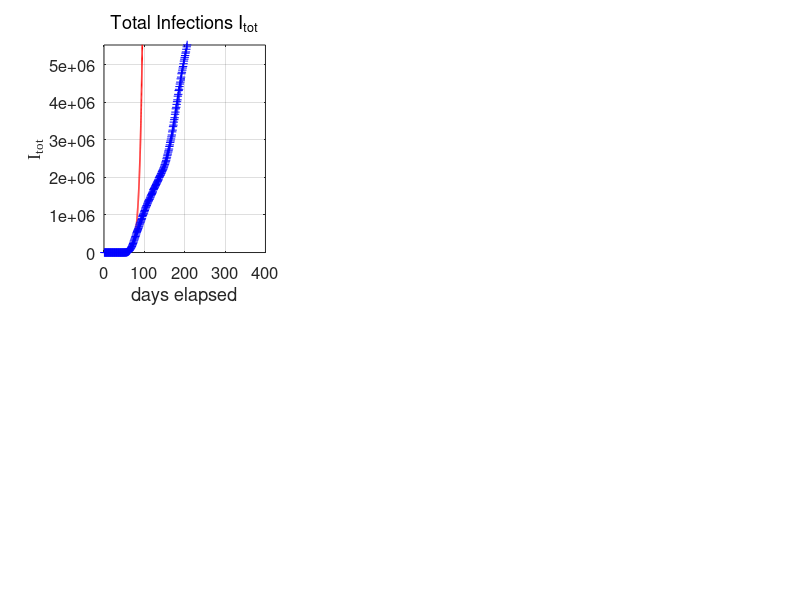

Write the MATLAB code that produced this figure. (Note: this script raises an error after producing the figure.)
% covid19USA.m

% Revised:  2020 05 16

% Mathemtatical model for the spread of the covid19 virus
% Model for AUSTRALIAL spread of virus
% Data from https://www.worldometers.info/coronavirus/
% Date file:  covid19.mat  variable covid19
% Model specified by the variables in the INPUT SECTION of the Script

% DOING PHYSICS WITH MATLAB: 
%   http://www.physics.usyd.edu.au/teach_res/mp/mphome.htm
% Documentation
%   http://www.physics.usyd.edu.au/teach_res/mp/doc/sird19EA.htm
% Download Scripts
%   http://www.physics.usyd.edu.au/teach_res/mp/mscripts/

% Ian Cooper
% email: matlabvisualphysics@gmail.com
% Matlab 2019b

% Populations: Data d / Model
% Susceptible individuals:  Sd  S
% Active infections (currently infected);  Id  I
% Removed Rm
% Recovered:  Rd  R
% Dead:  Dd  D


close all
clear
clc

global Imax Rmax Dmax ITmax Smax

% DATA  ===============================================================
load('covid19.mat')
Ndays  = length(covid19(:,1));    

% save covid19.mat covid19

% DATA: variable covid19
% Col 1: World   Id   Currently Infected Cases
% Col 2: World   Rd   Recovered
% Col 3: World   Dd   Deaths

% Data for China with Script svr19CHINA.m
% Col 4: China   Total infected cases
% Col 5: China   Currently Infected Cases
% Col 6: China   Deaths
% Col 7: USA     Total infected cases
% Col 8: USA     Currently infected cases
% Col 9: USA     Deaths
% Col 10: AUST     Total infected cases
% Col 11: AUST     Currently infected cases
% Col 12: AUST     Deaths
% Col 13: IND     Total infected cases
% Col 14: IND     Currently infected cases
% Col 15: IND     Deaths

% DATA: Id Rd Dd / Number of data days for COVID19  
  Idtot  = covid19(1:Ndays,7);
  Id     = covid19(1:Ndays,8);
  Dd     = covid19(1:Ndays,9);  
     
  Rd = Idtot - Id - Dd;
  Idmax = max(Id);
  Rdmax = max(Rd);
  Ddmax = max(Dd);
  ITdmax = max(Idtot);

% MODEL INPUT PARAMETERS  ============================================
% Model: number of time steps 
  num = 5000;
% Maximum number of days for model   [200]
  tMax = 200;

% Initial number of infections   [0.004] 
  I = zeros(num,1);
  I(1) = 1.5e-6;
% Adjustable model parameters  
% S --> I  [0.38] 
  a = 0.19;
% I --> Rm  [0.036]
  b = 0.015;

% Population scaling factor
  f = 8e5;
% Time index
  t_index = 77; 
% Exponential growth
     th = 5; t0 = 10; 
% Starting Date
  zSTART = datenum([2020 1 22]);

% SETUP  ==============================================================
% Time [days]
  t = linspace(0,tMax,num)';
  dt = t(2) - t(1);
% Exponential growth
  k = log(2)/th;
  v0 = 177400/exp(k*60);
  v = v0.*exp(k*(t - t0));

% Model: S  D  R  
  S  = zeros(num,1);
  Rm = zeros(num,1);
    
% Model: Initial values for populations
  S(1) = 1;
  
% MODEL: Time Evolution  ==============================================
for n = 1:num-1
  dS = -a*S(n)*I(n)*dt;
  dI = -dS;
  dRm = b*I(n)*dt;
  S(n+1) =  S(n) + dS;
   
  if n == 2100; S(n+1) = 0.5; end
  if n == 2300; S(n+1) = 0.3; end
  if n == 2400; S(n+1) = 0.2; end
  if n == 2500; S(n+1) = 0.3; end
  if n == 2600; S(n+1) = 0.3; end
  if n == 2800; S(n+1) = 0.2; end
  if n == 2900; S(n+1) = 0.3; end
  if n == 3100; S(n+1) = 0.2; end
  if n == 3400; S(n+1) = 0.2; end
  if n == 3500; S(n+1) = 0.2; end
  if n == 3600; S(n+1) = 0.2; end
  if n == 3700; S(n+1) = 0.2; end
  if n == 3800; S(n+1) = 0.3; end
  if n == 3900; S(n+1) = 0.3; end
  if n == 4000; S(n+1) = 0.3; end
  if n == 4100; S(n+1) = 0.3; end
  if n == 4200; S(n+1) = 0.3; end
  if n == 4300; S(n+1) = 0.3; end
  if n == 4400; S(n+1) = 0.4; end
  if n == 4500; S(n+1) = 0.4; end
  if n == 4600; S(n+1) = 0.4; end
  if n == 4700; S(n+1) = 0.4; end
  
  I(n+1) =  I(n) + dI - dRm;
  Rm(n+1) = Rm(n)+ dRm;
end

% Scale populations
  I = f.*I;
  Rm = f.*Rm;
  k0 = 2.0e-6;
  D0 = 1.56e5;
  D = D0.*(1 - exp(-k0.*Rm));
  R = Rm - D;
  Itot = I + Rm;
 
  Imax = max(I);
  Rmax = max(R);
  Dmax = max(D);
  Smax = f*max(S);
  ITmax = max(Itot);  

%   R = r.*Rm;    % recoveries
%   D = d.*Rm;    % deaths
%   Itot = I + R + D;
%   
% % Scaling I, R and D values at day specified by t_index 
%   %  index = find(t > t_index,1);
%   %  f = Id(t_index)./ I(index);
%   
% % Scale populations
%   I = f.*I;
%   R = f.*R;
%   D = f*D;
%   Itot = f.*Itot;
 
  Imax = max(I);
  Rmax = max(R);
  Dmax = max(D);
  Smax = max(S);
  ITmax = max(Itot);
    
% Percentages: model
  pI = 100*I(end) / Itot(end);
  pR = 100*R(end) / Itot(end);
  pD = 100*D(end) / Itot(end);
  
% Percentages: Data
  pId = 100*Id(end) / Idtot(end);
  pRd = 100*Rd(end) / Idtot(end);
  pDd = 100*Dd(end) / Idtot(end);
  

% *********************************************************************  
% GRAPHICS
% ********************************************************************* 

figure(1)
  set(gcf,'units','normalized');
  set(gcf,'position',[0.1 0.1 0.72 0.7])
  set(gcf,'color','w');

subplot(2,3,1)   % Total infections
    xP = t(1:2500);
    yP = v(1:2500);
    plot(xP,yP,'r','linewidth',1.2)
   
    hold on
    xP = 1: Ndays;
    yP = Idtot; 
    plot(xP,yP,'b+')
    hold on
    xP = t; yP = Itot;
    plot(xP,yP,'b','linewidth',2)
       
    ylim([0 1.2*ITmax])
    grid on
    xlabel('days elapsed')
    ylabel('I_{tot}','FontName','Times New Roman')
    title('Total Infections I_{tot}','fontweight','normal');
    set(gca,'fontsize',12)  
  %  set(gca,'Position', [0.0850 0.7093+0.04 0.3347 0.2157]);
    yMax = ylim;
    z = yMax(2);
    plotMonths(z)
    
  
subplot(2,3,2)  % INFECTIONS
    xP = 1: Ndays;
    yP = Id;
    plot(xP,yP,'b+')   
    hold on
    
%     xP = t_index; yP = Id(t_index);
%     plot(xP,yP,'bo','markerfacecolor','b','markersize',8)
    
    xP = t; yP = I;
    plot(xP,yP,'b','linewidth',2)
   
    grid on
    title('Active Infections  I','fontweight','normal')
    ylabel('I','FontName','Times New Roman') 
    xlabel('days elapsed')
    set(gca,'fontsize',12)
%    set(gca,'Position', [0.5703-0.04 0.7093+0.04 0.3347 0.2157]);
    yMax = ylim;
    ylim([0, 1.1*yMax(2)])
    yMax = ylim;
    z = yMax(2);
    plotMonths(z)
    
    
subplot(2,3,3)   % RECOVERIES
    xP = 1: Ndays;
    yP = Rd; 
    plot(xP,yP,'k+')
    hold on
 
%     xP = t_index; yP = Rd(t_index);
%     plot(xP,yP,'ko','markerfacecolor','k','markersize',8)
%     
    xP = t; yP = R;
    plot(xP,yP,'k','linewidth',2)
    
    grid on

    ylabel('R')
    xlabel('days elapsed')
    title('Recoveries  R','fontweight','normal')
    set(gca,'fontsize',12)
%    set(gca,'Position', [0.0800 0.4096+0.04 0.3347 0.2157]);
    yMax = ylim;
    z = yMax(2);
    plotMonths(z)
 
 subplot(2,3,4)    % DEATHS
    xP = 1: Ndays;
    yP = Dd; 
    plot(xP,yP,'r+')
    hold on
 
%     xP = t_index; yP = Dd(t_index);
%     plot(xP,yP,'ro','markerfacecolor','r','markersize',8)
    
    xP = t; yP = D;
    plot(xP,yP,'r','linewidth',2)
    
    grid on
    ylabel('D')
    xlabel('days elapsed')
    title('Deaths  D','fontweight','normal')
    set(gca,'fontsize',12) 
 %   set(gca,'Position', [0.5703-0.04 0.4096+0.04 0.3347 0.2157]);
    yMax = ylim;
    z = yMax(2);
    plotMonths(z) 
 

 subplot(2,3,5)
    xP = t; yP = S;
    plot(xP,yP,'b','linewidth',2)
    hold on
    
    xlim([0 tMax])
    ylim([0 1.1*Smax])
    grid on
    xlabel('days elapsed')
    ylabel('S') 
    title('Susceptible Population S','fontweight','normal')
    set(gca,'fontsize',12)    
 %   set(gca,'Position', [0.0800 0.1100+0.04 0.3347 0.2157]); 
    yMax = ylim;
    z = yMax(2);
    plotMonths(z)
    
 
subplot(2,3,6)  
   xlim([0 120])
   ylim([0 250])
   hh = 250; dh = -28;
   
   txt = 'Start date'; 
   Htext = text(0,hh,txt,'fontsize',12);
   set(Htext,'color','k')
   z = zSTART;
   z = datetime(z,'ConvertFrom','datenum');
   z.Format = 'dd-MMM-yyyy';
   txt = cellstr(z) ; 
   Htext = text(36,hh,txt,'fontsize',12);
   set(Htext,'color','k')
   
   hh = hh+2*dh;
   txt = 'MODEL PARAMETERS';
   text(0,hh,txt,'fontsize',12)
   
   hh = hh+dh;
   txt = sprintf('I(1) = %3.0e   f = %2.2e   a = %2.3f   b = %2.3f', I(1)/f, f, a, b);
   text(0,hh,txt,'fontsize',12)
      
   hh = hh+dh; 
   txt = 'DATA';
   text(0,hh,txt,'fontsize',12)
   
   z = zSTART;
   z = z + Ndays;
   z = datetime(z,'ConvertFrom','datenum');
   z.Format = 'dd-MMM-yyyy';
   txt = cellstr(z) ; 
   text(20,hh,txt,'fontsize',12)
    
   hh = hh+dh;
   z1 = Id(end); z2 = Rd(end); z3 = Dd(end); z4 = z1+z2+z3;  
   txt = sprintf('I = %5.0f    R = %5.0f    D = %5.0f    I_{tot} = %5.0f', z1,z2,z3,z4);
   text(6,hh,txt,'fontsize',12)
   
   % Recoveries and Deaths
     hh = hh+dh;
     txt = sprintf('percent: Active = %2.1f  Recoveries = %2.1f    Deaths = %2.1f   ',pId,pRd,pDd);
     text(2,hh,txt,'fontsize',12)  
   
     hh = hh+dh; 
     txt = 'MODEL PREDICTIONS';
     text(0,hh,txt,'fontsize',12)
   
     z = zSTART;
     z = z + tMax;
     z = datetime(z,'ConvertFrom','datenum');
     z.Format = 'dd-MMM-yyyy';
     txt = cellstr(z) ; 
     text(78,hh,txt,'fontsize',12)
   
     hh = hh+dh;
     z1 = I(end); z2 = R(end); z3 = D(end); z4 = z1+z2+z3;  
     txt = sprintf('I = %5.0f    R = %5.0f    D = %5.0f    I_{tot} = %5.0f', z1,z2,z3,z4);
     text(6,hh,txt,'fontsize',12)

     hh = hh+dh;
     txt = 'Peak';
     text(10,hh,txt,'fontsize',12)
     z = find(I == Imax,1);
     z = t(z) + zSTART;
     z = datetime(z,'ConvertFrom','datenum');
     z.Format = 'dd-MMM-yyyy';
     txt = cellstr(z) ; 
     text(30,hh,txt,'fontsize',12)
   
     txt = sprintf('I_{peak} = %5.0f',Imax);
     text(80,hh,txt,'fontsize',12)
   
     hh = hh+dh;
     txt = sprintf('percent: Active = %2.1f  Recoveries = %2.1f    Deaths = %2.1f   ',pI,pR,pD);
     text(2,hh,txt,'fontsize',12)   
        
     axis off
  %   set(gca,'Position', [0.5703-0.08 0.1100+0.04 0.3347 0.2157]);
     

%  figure(2)  % ----------------------------------------------------------
%    set(gcf,'units','normalized');
%    set(gcf,'position',[0.460 0.05 0.2 0.25]);
%    set(gcf,'color','w');
% 
%    xP = Rd+Dd; yP = Dd;
%    plot( xP,yP,'b+')
%    hold on
%    xP = Rm; yP = D;
%    plot( xP,yP,'r','linewidth',2)
%    grid on
%    ylabel('deaths D')
%    xlabel('removals R_m ')
% %   title('D = D_0 [1 - exp( - k R_m)]','fontweight','normal')
%    txt = sprintf('D_0 = %2.0f', D0);
%    text(8e5,5e4,txt,'fontsize',12)
%    txt = sprintf('k = %2.1e',k0);
%    text(8e5,3e4,txt,'fontsize',12)
%    set(gca,'fontsize',12) 
%    
%      
% 
% figure(3)  % ----------------------------------------------------------
%    set(gcf,'units','normalized');
%    set(gcf,'position',[0.670 0.05 0.2 0.50]);
%    set(gcf,'color','w');
% 
% subplot(2,1,1)   
%    yP = Rd+Dd; xP = Idtot;
%    plot( xP,yP,'b+')
%    hold on
%    yP = Rm; xP = Itot;
%    plot( xP,yP,'r','linewidth',2)
%    grid on
%    xlabel('infections   I_{tot}')
%    ylabel('removals   R_m')
%    set(gca,'fontsize',12)   
% 
%  subplot(2,1,2)   
%    yP = Rd+Dd; xP = Id;
%    plot( xP,yP,'b+')
%    hold on
%    yP = Rm; xP = I;
%    plot( xP,yP,'r','linewidth',2)
%    grid on
%    xlabel('active infections   I')
%    ylabel('removals   R_m')
%    set(gca,'fontsize',12)   
%    
figure(9)
  set(gcf,'units','normalized');
  set(gcf,'position',[0.4 0.1 0.40 0.40]);
  set(gcf,'color','w');

  subplot('position',[0.1 0.4 0.3 0.3])
    xP = Rd+Dd; yP = Dd;
   plot( xP,yP,'b+')
   hold on
   xP = Rm; yP = D;
   plot( xP,yP,'r','linewidth',2)
   grid on
   ylabel('deaths D')
   xlabel('removals R_m ')
 %  title('D = D_0 [1 - exp( - k R_m)]','fontweight','normal')
   txt = sprintf('D_0 = %2.0f', D0);
   text(1e6,6e4,txt,'fontsize',12)
   txt = sprintf('k = %2.2e',k0);
   text(1e6,4e4,txt,'fontsize',12)
   set(gca,'fontsize',12)
   
 subplot('position',[0.55 0.15 0.35 0.3])  
   yP = Rd+Dd; xP = Id;
   plot( xP,yP,'b+')
   hold on
   yP = Rm; xP = I;
   plot( xP,yP,'r','linewidth',2)
   grid on
   xlabel('active infections   I')
   ylabel('removals   R_m')
   set(gca,'fontsize',12)   

 subplot('position',[0.55 0.65 0.35 0.3])  
   yP = Rd+Dd; xP = Idtot;
   plot( xP,yP,'b+')
   hold on
   yP = Rm; xP = Itot;
   plot( xP,yP,'r','linewidth',2)
   grid on
   xlabel('infections   I_{tot}')
   ylabel('removals   R_m')
   set(gca,'fontsize',12)   

      

   
% =====================================================================
     
function  plotMonths(z)
       yMax = z;
     
     % Months
       m1 = [2020 01 22];    % day zero
       m2 = [2020 02  1];    % Feb
       m3 = [2020 03  1];    % Mar
       m4 = [2020 04  1];    % Apr
       m5 = [2020 05  1];    % May
       m6 = [2020 06  1];    % Jun
       m7 = [2020 07  1];    % Jul
       m8 = [2020 08  1];    % Aug
   
      tm(1) = datenum(m1);
      tm(2) = datenum(m2) - tm(1);
      tm(3) = datenum(m3) - tm(1);
      tm(4) = datenum(m4) - tm(1);
      tm(5) = datenum(m5) - tm(1);
      tm(6) = datenum(m6) - tm(1);
      tm(7) = datenum(m7) - tm(1);
      tm(8) = datenum(m8) - tm(1);
   
%       if z == 1; yMax = Imax; end
%       if z == 2; yMax = Rmax; end
%       if z == 3; yMax = Dmax; end
%       if z == 4; yMax = ITmax; end
%       if z == 5; yMax = Smax; end
%       
      for n = 2:8
        plot([tm(n), tm(n)], [0, yMax],'linewidth',1,'color', [0.5 0.5 0.5]);
        hold on
      end
      
      ys = 0.9;
      text(22, ys*yMax,'F')
      text(52, ys*yMax,'M')
      text(82, ys*yMax,'A')
      text(112,ys*yMax,'M')
      text(142,ys*yMax,'J')
      text(172,ys*yMax,'J')
      
   end
   
